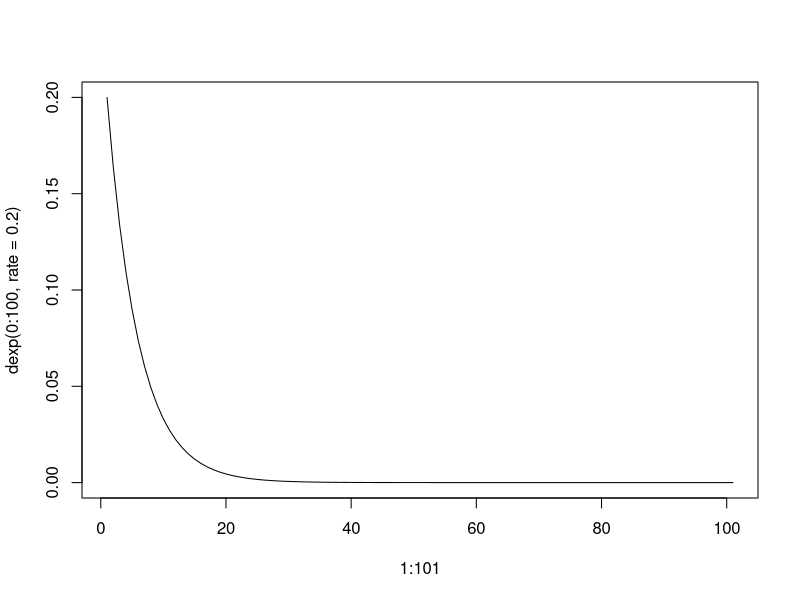
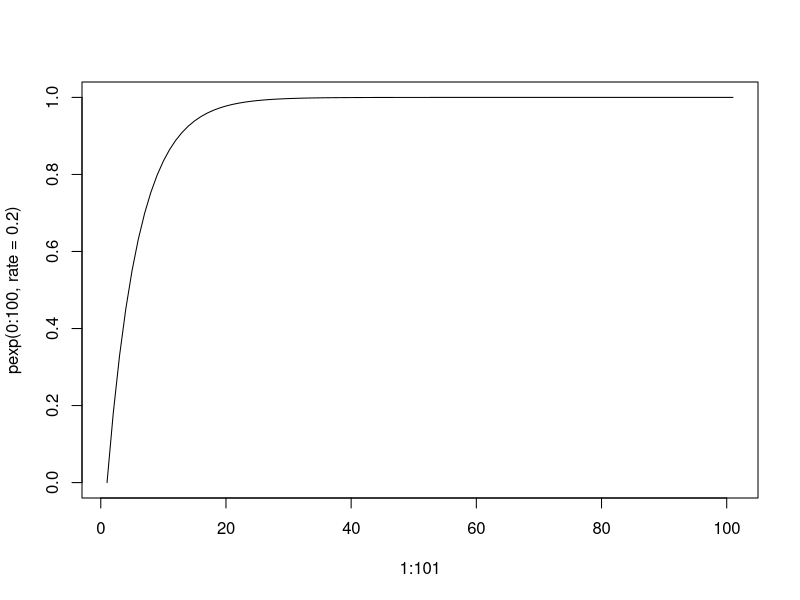
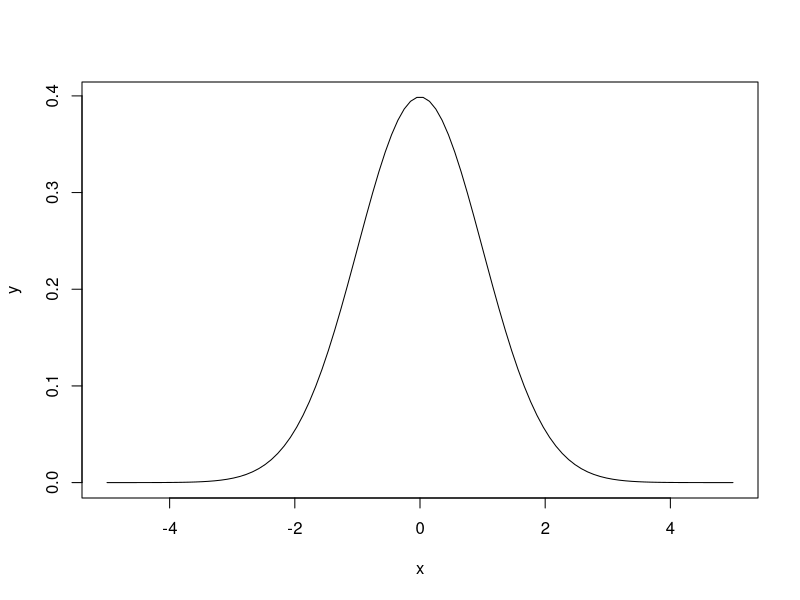
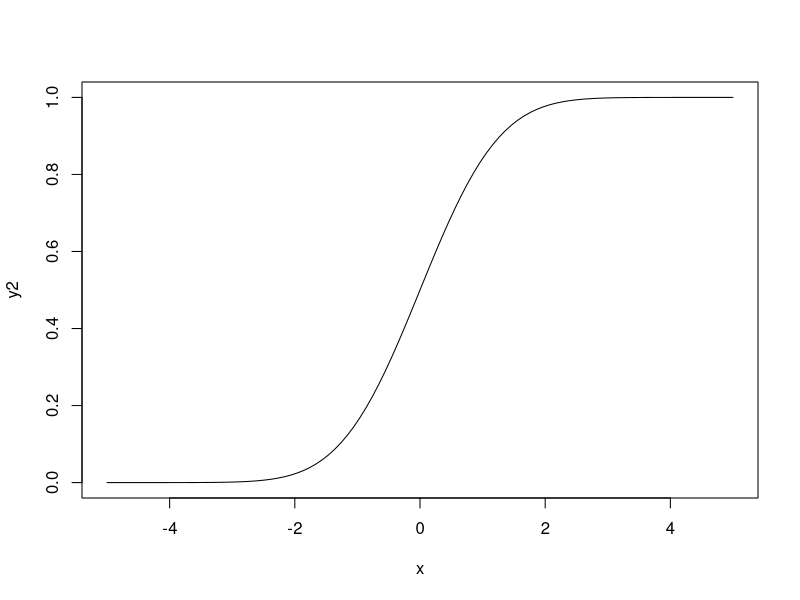
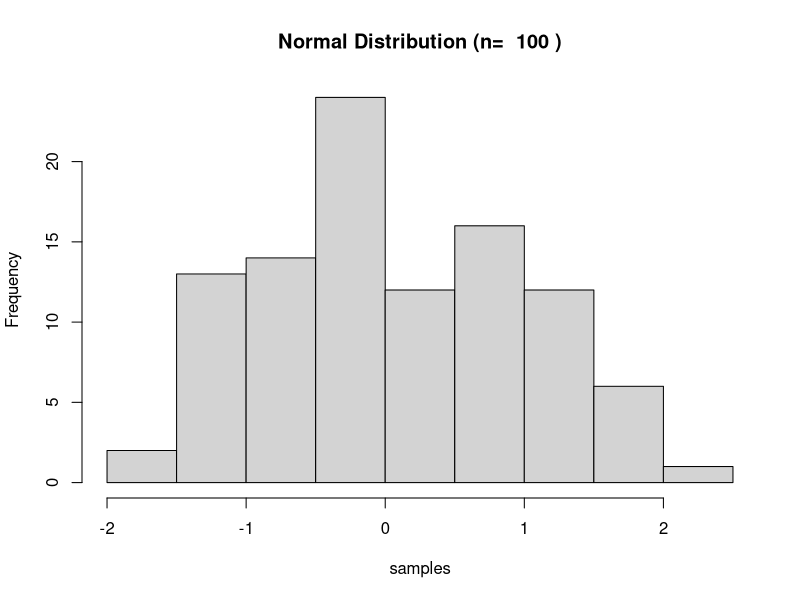
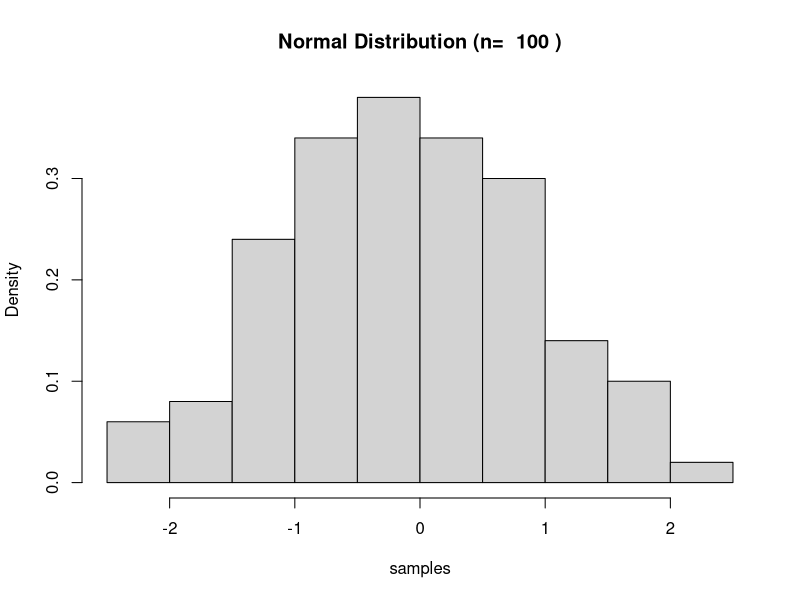
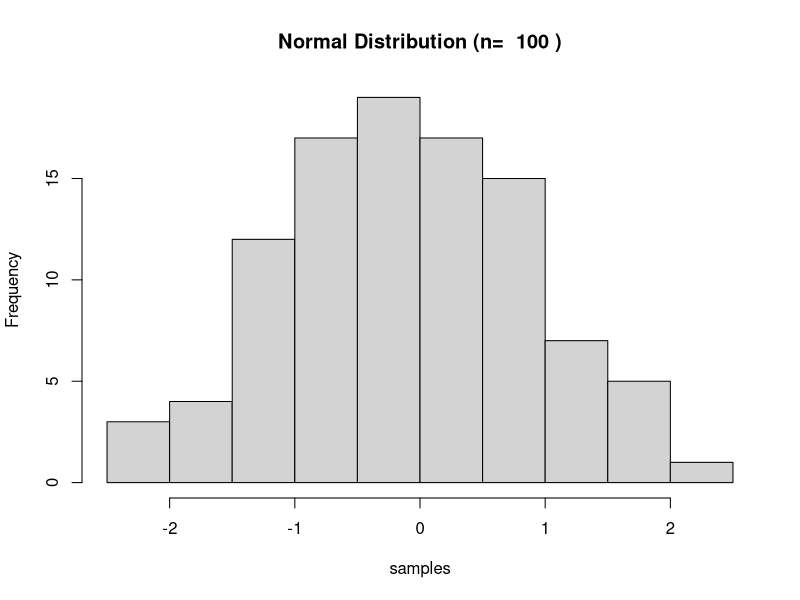
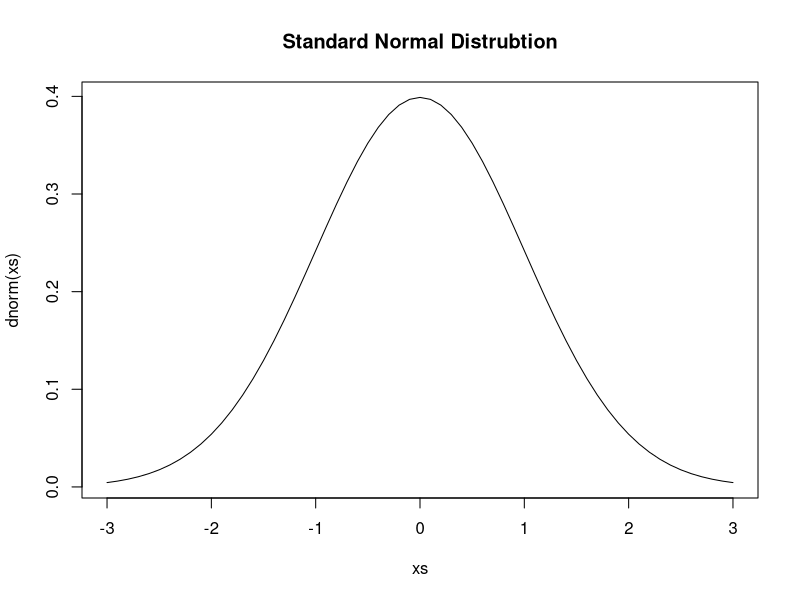

The R source for these figures, in order:
## ---- chunk 1
plot(1:101, dexp(0:100, rate=.2), type='l')
plot(1:101, pexp(0:100, rate=.2),type='l')
## ---- chunk 2
pexp(5.5, rate=.2)
## ---- chunk 3
x <- seq(-5, 5, length=100)
y <- dnorm(x) # standard normal distribution parameters by default
y2 <- pnorm(x)
plot(x, y, type="l", lwd=1)
plot(x, y2, type="l", lwd=1)
## ---- chunk 4
pnorm(.4)-pnorm(-.2)
## ---- chunk 5
qnorm(.15)
## ---- chunk 6
n <- 100
samples <- rnorm(n)
## ---- chunk 7
n <- 100
samples <- rnorm(n)
hist(samples, main=paste('Normal Distribution (n= ', n, ')'))
## ---- chunk 8
n <- 100
samples <- rnorm(n)
for (freq in c(FALSE, TRUE)) {
 hist(samples, main=paste('Normal Distribution (n= ', n, ')'), freq=freq)  
}
## ---- chunk 9
xs <- -30:30 / 10
xs
## ---- chunk 10
plot(xs, dnorm(xs), type='l', main='Standard Normal Distrubtion')
## ---- chunk 11
for (n in c(100,1000,10000)) {
   hist(rnorm(n), main=paste('Normal Distribution, n= ', n), freq=FALSE)  
   lines(xs, dnorm(xs), type='l', col='red')
}
## ---- chunk 12
 sample.and.plot.norm <- function(n) { 
   samples <- rnorm(n) 
   hist(samples, freq=FALSE)
   xs <- -30:30 / 10
   p <- dnorm(xs)
   lines(xs, p, col='red')
 }
## ---- chunk 13
 sample.and.plot.norm <- function(n) { 
   hist(rnorm(n), freq=FALSE, main=paste('Sample of Normal Distribution, n=', n))
   lines(-30:30/10, dnorm(-30:30/10), col='red')
 }
## ---- chunk 14
for (n in c(20,100,1000)){
   sample.and.plot.norm((n))
}
## ---- chunk 15
sample.and.plot.exp <- function(n) {
   hist(rexp(n, rate=1), freq=FALSE, main=paste('Sample of Exponential Distribution, n=', n))
   lines(-30:30/10, dexp(-30:30/10), col='red')
}
## ---- chunk 16
for (n in c(20,100,1000)){
   sample.and.plot.exp((n))
}
## ---- chunk 17
draw.sample <- function() {
   u <- runif(1, min=0, max=1) # random sample from U(0,1)
   return(sqrt(u)) # the inverse of x^2 is the root of x
}
## ---- chunk 18
draw.sample()
## ---- chunk 19
plot.realisation <- function(n) {
   samples <- c() 
   for (i in 1:n) {
      samples <- append(draw.sample(), samples)
   }
   hist(samples, main=paste('Realisation of f(x), n=', n))
}
## ---- chunk 20
plot.realisation(1000)
